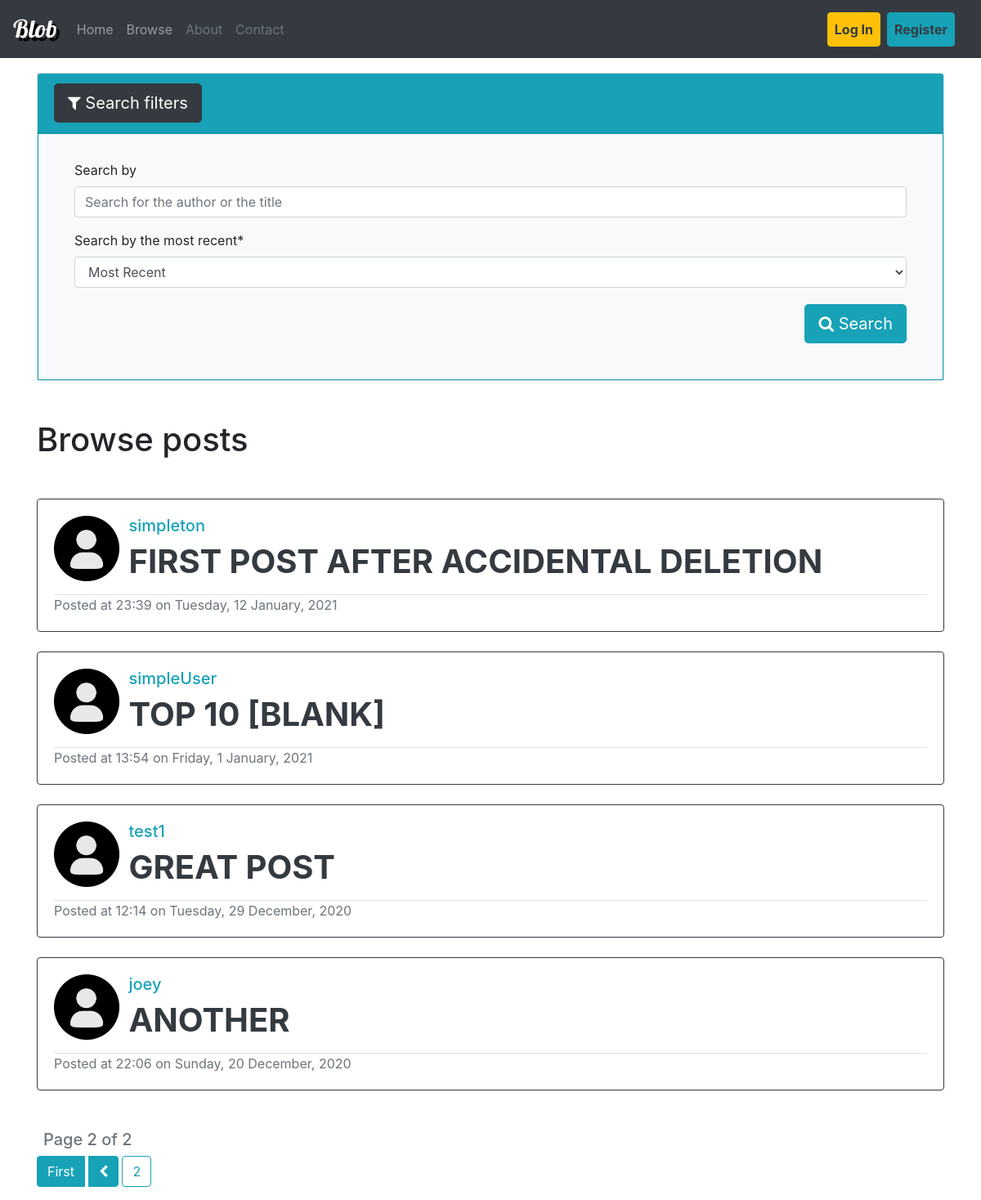
Screenshot of /browse/?page=2 with the database file from the repository.
### blog/models.py (models this page shows, shortened)
class Post(models.Model):
    title = models.CharField(max_length = 100)
    content = tinymce_models.HTMLField()
    date = models.DateTimeField(default=timezone.now)
    author = models.ForeignKey(User, on_delete=models.CASCADE)

### account/models.py (models this page shows, shortened)
class Profile(models.Model):
    user = models.OneToOneField(User, on_delete=models.CASCADE)
    picture = models.ImageField(default=DEFAULT_PICTURE, upload_to=PROFILE_PICTURES_LOCATION)
    info = models.TextField(default="No info was provided", blank=True, null=True)
    def get_picture(self):
        if os.path.exists(self.picture.path):
            return self.picture.url
        return DEFAULT_PICTURE_URL

### blog/views/main_views.py (the view)
# urls.py: path('browse/', views.browse_posts, name='blog-browse'),
def browse_posts(request):
    post_search = request.GET.get("search")
    post_order = request.GET.get("order_by")
    order = "date" if post_order == "old" else "-date"
    default_form_values = {
        "search": post_search,
    }
    if post_search == None:
        post_search = ""
    form = SearchPostsForm(initial=default_form_values)
    filtered_posts = Post.objects.filter(Q(title__contains=post_search) | Q(author__username__contains=post_search)).order_by(order)
    posts_count = filtered_posts.count()
    posts_per_page = 4
    paginator = Paginator(filtered_posts, posts_per_page)
    page_number = request.GET.get("page")
    found_posts = paginator.get_page(page_number)
    context = {
        "posts": found_posts,
        "form": form,
        "title": "Search",
        "count": posts_count,
    }
    return render(request, "blog/main/browse.html", context=context)

### blog/forms.py
class SearchPostsForm(forms.Form):
    search = forms.CharField(label="Search by", required=False, max_length=100, widget=forms.TextInput(attrs={'name': 'search','placeholder':'Search for the author or the title'}))
    order_by = forms.ChoiceField(label="Search by the most recent", choices=(("new","Most Recent"), ("old","Oldest")))

### blog/templatetags/blog_extras.py (called while the page is built)
@register.simple_tag
def url_replace(request, field, value):
    parameters = request.GET.copy()
    parameters[field] = value
    return parameters.urlencode()

### blog/templates/blog/main/browse.html (shortened to what this page needs)
{% extends "blog/basic.html" %}
{% load crispy_forms_tags %}
{% load blog_extras %}
{% block content_big %}
<div id="accordion">
    <div class="card ">
      <div class="card-header bg-info" id="headingOne">
        <h5 class="mb-0">
          <button class="btn btn-dark btn-lg btn-white" data-toggle="collapse" data-target="#collapseOne" aria-expanded="true" aria-controls="collapseOne">
            <i class="fa fa-filter" aria-hidden="true"></i> Search filters
          </button>
        </h5>
      </div>
      <div id="collapseOne" class="collapse show" aria-labelledby="headingOne" data-parent="#accordion">
        <div class="card-body border border-info bg-light">
            <form method="GET" class="mt-1 p-2">
                <fieldset class="form-group ml-3 mr-3">
                    {{ form|crispy }}
                    <button class="btn btn-lg btn-info mt-1 pull-right" type="submit"> <i class="fa fa-search" aria-hidden="true"></i> Search </button>
                </fieldset>
            </form>
        </div>
      </div>
    </div>
</div>
    <div class="mt-5 mb-5">
        {% if request.GET.search %}
                <h1> Search results for <b> {{request.GET.search }}</b>  ({{count}})</h1>
                {% if count == 0 %}
                    <h1> Sorry, no results were found </h1>
                    <h3 class="text-muted">Check if the words are typed correctly or try searching for something else</h3>
                {% endif %}
        {% else %}
            <h1> Browse posts </h1>
        {% endif %}
    </div>
    {% for post in posts %}
        <div class="card border border-dark mt-4">
            <div class="card-body">
                <div class="row">
                    <div class="col-md-1">
                        <img src="{{ post.author.profile.get_picture }}" alt="Profile Picture" class="rounded" width="80" height="80">
                    </div>
                    <div class="col-md">
                        <h5>
                             <a href="{% url 'account-profile-inspect' post.author.pk %}" class="text-info">{{post.author.username}}</a>
                        </h5>
                        <h1 class="">
                            <a href="{% url 'blog-post-view' post.id %}" class="text-dark font-weight-bold">{{ post.title|upper }}</a>
                        </h1>
                    </div>
                </div>
                <div class="row mt-2">
                    <div class="col-md">
                        <div class="border-top text-muted">
                            Posted at {{ post.date|date:"G:i" }} on {{ post.date|date:"l, j F, Y " }}
                        </div>
                    </div>
                </div>
            </div>
        </div>
    {% endfor %}
    <p class="h5 text-muted mt-5 ml-2">
        Page {{ posts.number }} of {{ posts.paginator.num_pages }}
    </p>
    <div class="btn-toolbar " role="toolbar" aria-label="Toolbar with button groups" >
        <div class="btn-group mr-1" role="group" aria-label="First group">
            {% if posts.has_previous %}
                <a href="?{% url_replace request 'page' 1 %}" class="btn btn-info"> First </a>
                <a href="?{% url_replace request 'page' posts.previous_page_number %}" class="btn btn-info ml-1"> <i class="fa fa-chevron-left" aria-hidden="true"></i> </a>
            {% endif %}
        </div>
        <div class="btn-group mr-1" role="group" aria-label="Second group">
            <a href="?{% url_replace request 'page' posts.number %}" class="btn btn-outline-info"> {{ posts.number }}</a>
        </div>
    </div>
{% endblock content_big %}

### rows the page displays
Post: author.username "simpleton", title "FIRST POST AFTER ACCIDENTAL DELETION", date "23:39", date "Tuesday, 12 January, 2021"
Post: author.profile.get_picture (placeholder picture), author.username "simpleUser", title "TOP 10 [BLANK]", date "13:54", date "Friday, 1 January, 2021"
Post: author.profile.get_picture (placeholder picture), author.username "test1", title "GREAT POST", date "12:14", date "Tuesday, 29 December, 2020"
Post: author.profile.get_picture (placeholder picture), author.username "joey", title "ANOTHER", date "22:06", date "Sunday, 20 December, 2020"

### other values shown
{{ posts.number }} "2"
{{ posts.paginator.num_pages }} "2"
